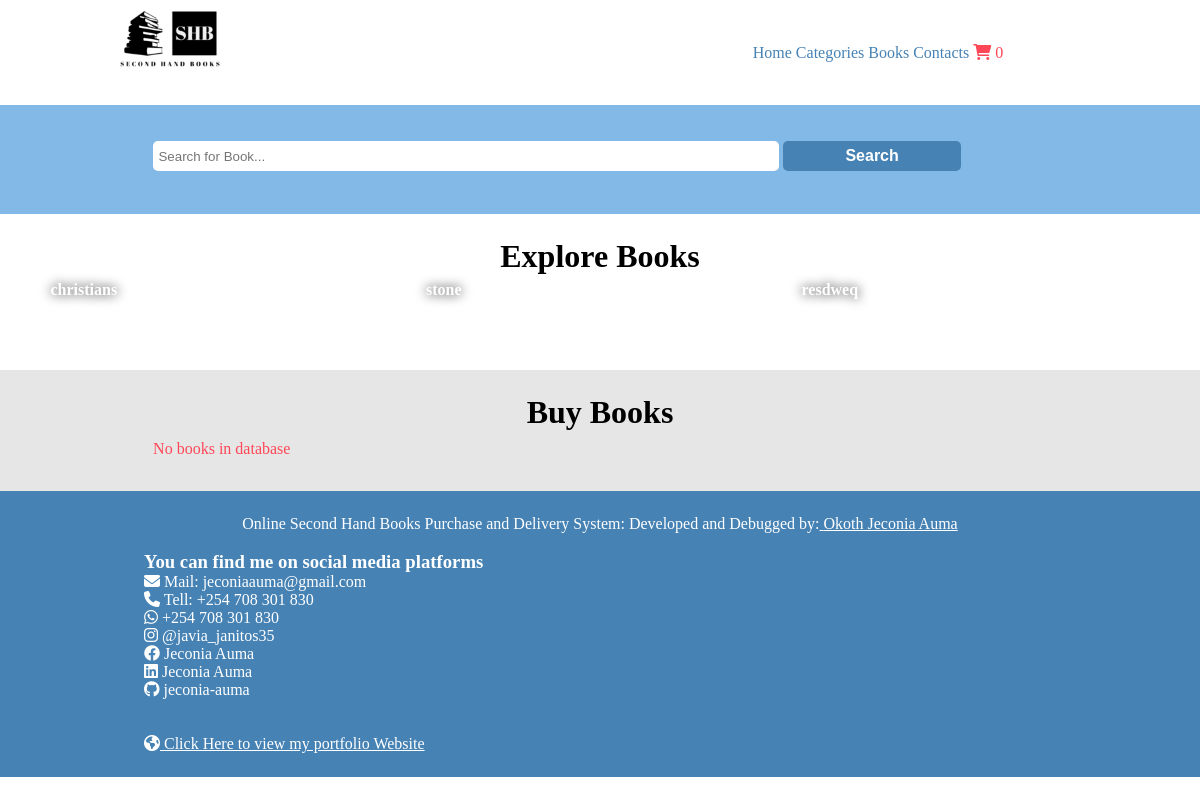
Before: / (signed in) with the older database file.
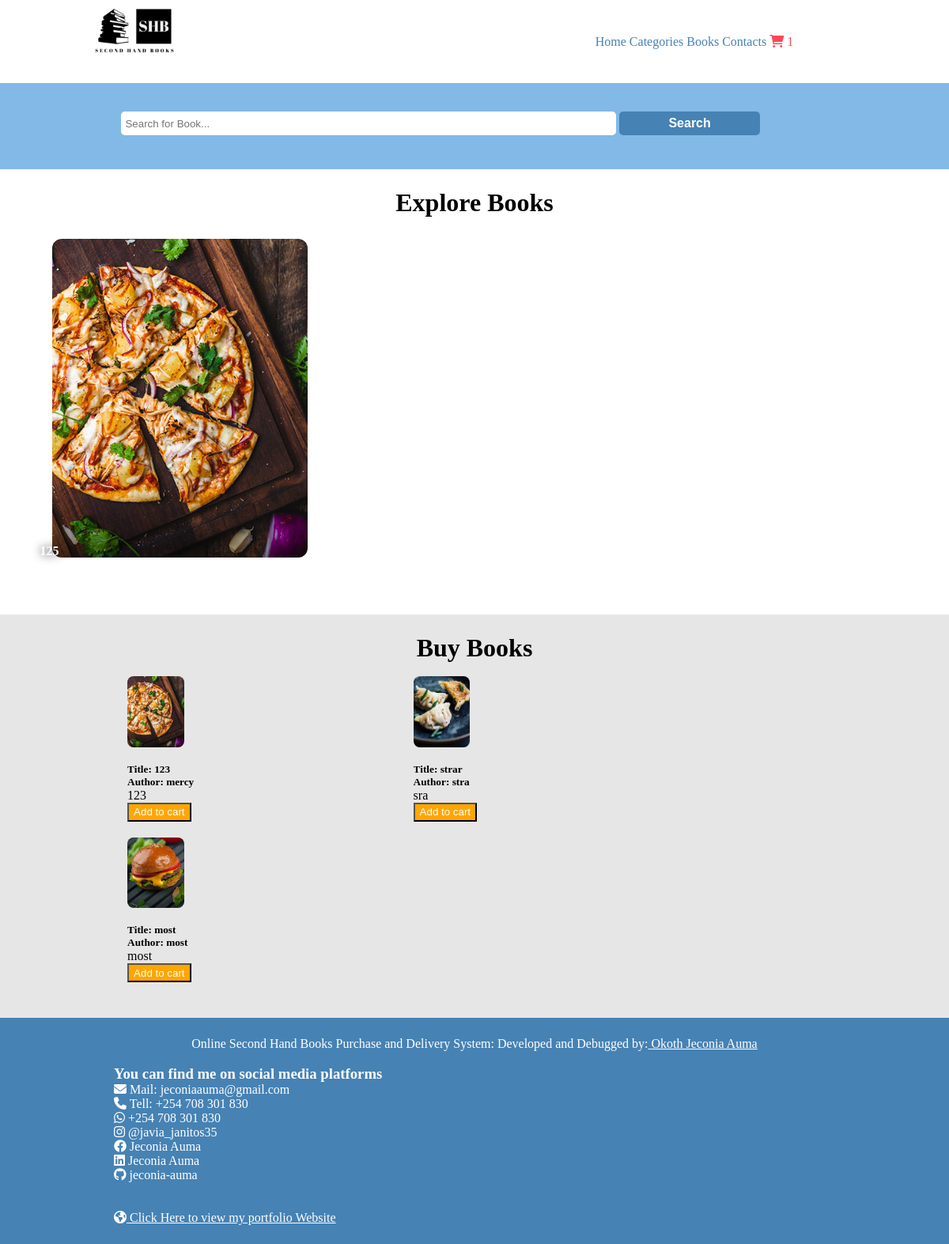
After: the same page with the newer database file.
### tables this page shows
CREATE TABLE `category` (
  `id` int(11) NOT NULL,
  `title` varchar(255) NOT NULL,
  `image_name` varchar(255) DEFAULT NULL,
  `featured` varchar(10) DEFAULT NULL,
  `active` varchar(10) DEFAULT NULL
);

CREATE TABLE `books` (
  `id` int(11) NOT NULL,
  `title` varchar(255) NOT NULL,
  `author` varchar(255) DEFAULT NULL,
  `description` text DEFAULT NULL,
  `price` decimal(10,2) NOT NULL,
  `image_name` varchar(255) DEFAULT NULL,
  `category_id` int(11) DEFAULT NULL,
  `featured` varchar(10) DEFAULT NULL,
  `active` varchar(10) DEFAULT NULL,
  `total` int(11) DEFAULT NULL
);

### index.php (the view, shortened to what this page needs)
<?php include("partials-front/menu.php"); ?>
<?php include("partials-front/search.php");?>
<div class="category">
    <div class="wrapper">
        <h1 class="text-center">Explore Books</h1>
        <?php
            $sql = "SELECT * FROM category WHERE featured='yes' AND active='yes' LIMIT 3";
            $res = mysqli_query($conn, $sql);
            if($res == TRUE){
                $count = mysqli_num_rows($res);
                if($count > 0){
                    while($row = mysqli_fetch_assoc($res)){
                        $title = $row['title'];
                        $image_name = $row['image_name'];
                        ?>
                            <div class="category-items">
                                <a href="">
                                    <img src="<?php echo SITEURL; ?>images/category/<?php echo $image_name; ?>" alt="">
                                    <div class="category-title text-center">
                                        <span><?php echo $title; ?></span>
                                    </div>
                                </a>
                            </div>
                        <?php
                    }
                }else{
                    echo "<div class='error text-center'>No Category Available</div>";
                }
            }
        ?>
    </div>
</div>
<div class="container">
    <div class="wrapper">
        <h1 class="text-center">Buy Books</h1>
        <div class="book">
            <?php
                $sql2 = "SELECT * FROM books WHERE featured='yes' AND active='yes' LIMIT 8";
                $res2 = mysqli_query($conn, $sql2);
                if($res2 == TRUE){
                    $count2 = mysqli_num_rows($res2);
                    if($count2 > 0){
                        while($row2 = mysqli_fetch_assoc($res2)){
                            $title = $row2['title'];
                            $author = $row2['author'];
                            $description = $row2['description'];
                            $image_name = $row2['image_name'];
                            ?>
                                <form action="" method="post">
                                    <div class="image">
                                        <img src="<?php echo SITEURL;?>images/books/<?php echo $image_name; ?>">
                                    </div>
                                    <div class="book-details">
                                        <h5>Title: <?php echo $title;?></h5>
                                        <h5>Author: <?php echo $author;?></h5>
                                        <p><?php echo $description;?></p>
                                        <input type="submit" value="Add to cart" class="btn-add-to-cart">
                                    </div>
                                </form>
                            <?php
                        }
                    }else{
                        echo "<div class='error'>No books in database</div>";
                    }
                }else{
                    echo "<div class='error'>Failed to get books from database</div>";
                }
            ?>
        </div>
    </div>
</div>
<?php include("partials-front/footer.php"); ?>

### partials-front/menu.php (shortened to what this page needs)
<?php
    include("config/constants.php");
?>
<!DOCTYPE html>
<html lang="en">
<head>
    <link rel="stylesheet" href="fonts/css/all.css">
    <link rel="stylesheet" href="css/style.css">
</head>
<body>
    <div class="header text-center">
        <div class="wrapper">
            <div class="logo">
                <img src="images/icons/logo2.png" alt="" width="100">
            </div>
            <div class="menu">
                <ul>
                    <li><a href="<?php echo SITEURL; ?>">Home</a></li>
                    <li><a href="<?php echo SITEURL; ?>category.php">Categories</a></li>
                    <li><a href="<?php echo SITEURL; ?>books.php">Books</a></li>
                    <li><a href="<?php echo SITEURL; ?>contacts.php">Contacts</a></li>
                    <li><a href="<?php echo SITEURL; ?>cart.php"><i class="fa-solid fa-shopping-cart error"></i>
                        <?php
                            $sql_cart = "SELECT * FROM cart where user_id = 12";
                            $res_cart = mysqli_query($conn, $sql_cart);
                            if($res_cart == TRUE){
                                $count_cart = mysqli_num_rows($res_cart);
                                ?>
                                    <span class="error"><?php echo $count_cart;?></span>
                                <?php
                            }else{
                                echo "Database did not execute the query";
                            }
                        ?>
                    </a></li>
                </ul>
            </div>
        </div>
    </div>

### partials-front/search.php (shortened to what this page needs)
<div class="search">
    <div class="wrapper">
        <form action="" method="post">
            <input type="text" name="search" placeholder="Search for Book...">
            <input type="submit" value="Search" name="Submit">
        </form>
    </div>
</div>

### partials-front/footer.php
<div class="footer">
        <div class="wrapper">
            <p class="text-center">Online Second Hand Books Purchase and Delivery System: Developed and Debugged by:<a href="developer_details/cv/index.html"> Okoth Jeconia Auma</a></p>
            <br>
            <h3>You can find me on social media platforms</h3>
            <a href="mailto: jeconiaauma@gmail.com" class="blocker"><i class="fa-solid fa-envelope"></i> Mail: jeconiaauma@gmail.com</a>
            <a href="tel: +254708301830" class="blocker"><i class="fa-solid fa-phone"></i> Tell: +254 708 301 830</a>
            <a href="https://wa.me/+254708301830" class="blocker"><i class="fa-brands fa-whatsapp"></i> +254 708 301 830</a>
            <a href="https://www.instagram.com/javia_janitos35/" class="blocker"><i class="fa-brands fa-instagram"></i> @javia_janitos35</a>
            <a href="https://www.facebook.com/profile.php?id=100077567292588" class="blocker"><i class="fa-brands fa-facebook"></i> Jeconia Auma</a>
            <a href="https://www.linkedin.com/in/jeconia-auma" class="blocker"><i class="fa-brands fa-linkedin"></i> Jeconia Auma</a>
            <a href="https://github.com/jeconia-auma" class="blocker"><i class="fa-brands fa-github"></i> jeconia-auma</a>
            <br><br>
            <a href="developer_details/cv/index.html"><i class="fa-solid fa-earth"></i> Click Here to view my portfolio Website</a>
        </div>
    </div>
</body>
</html>

### css/style.css (style rules this page uses)
* { padding: 0; margin: 0; box-sizing: border-box; }
.container { background-color: rgb(230, 230, 230); }
.wrapper { width: 80%; padding: 2%; margin: 0 auto; }
.text-center { text-align: center; }
.btn-add-to-cart { padding: 1% 6px; background-color: #ffa600; text-decoration: none; color: #fff; display: inline-block; }
.error { color: #ff4757; }
.header { width: 100vw; }
.header .wrapper { padding: 0; }
.header .logo, .header .menu { display: block; margin: 1%; }
.header .menu ul { list-style-type: none; }
.header .menu ul li { display: inline-block; }
.header .menu ul li a:link, .header .menu ul li a:visited { text-decoration: none; color:steelblue; transition: all .3s ease-in; }
.search { width: 100vw; background-color: rgb(130, 185, 230); padding: 1%; }
.search form { width: 100%; }
.search .wrapper form input { display: block; width: 100%; margin-bottom: .5em; outline: none; border: none; border-radius: 5px; height: 30px; }
.search .wrapper form input[type="text"] { padding-left: .4em; }
.search .wrapper form input[type="submit"] { background-color: steelblue; color: white; font-weight: bold; font-size: 1em; cursor: pointer; }
.category, .category .wrapper .category-items { width: 100%; display: block; }
.category .wrapper .category-items a { border-radius: 12px; position: relative; margin: 1em; }
.category-items a .category-title { position: absolute; width: 100%; bottom: 20px; }
.category .wrapper .category-items a:focus, .category .wrapper .category-items a:active, .category .wrapper .category-items a:link, .category .wrapper .category-items a:visited { width: 100%; border-radius: 12px; padding: 0; text-decoration: none; text-shadow: 0 0 12px black; color: #fff; font-size: 1em; font-weight: bold; }
.category .wrapper .category-items img { width: 100%; border-radius: 12px; padding: 0; }
.book { padding: 1%; width: 100%; }
.book form { width: fit-content; display: block; }
.book form .image { width: 20%; border-radius: 4px; margin: 8px; }
.book form .image img { border-radius: 8px; width: 100%; }
.book form .book-details { width: 70%; margin: 8px; overflow: auto; }
.book form .image, .book form .book-details { display: inline-block; margin: 8px; }
.footer { background-color: steelblue; color: white; }
.footer .wrapper a:link,.footer .wrapper a:visited { color: #fff; }
.footer .blocker { display: block; text-decoration: none; }
@media only screen and (min-width: 760px) { .header .logo { width: 30%; text-align: left; margin-left: 0; } }
@media only screen and (min-width: 760px) { .header .menu { width: 60%; height: 86px; display: flex; flex-direction: row; justify-content: end; align-items: center; } }
@media only screen and (min-width: 760px) { .header .logo, .header .menu { float: left; } }
@media only screen and (min-width: 760px) { .search .wrapper form input[type="text"] { width: 70%; } }
@media only screen and (min-width: 760px) { .search .wrapper form input[type="submit"] { width: 20%; } }
@media only screen and (min-width: 760px) { .search .wrapper form input { display: inline-block; } }
@media only screen and (min-width: 760px) { .category .wrapper { width: 100%; } }
@media only screen and (min-width: 760px) { .category .wrapper .category-items { width: 28%; float: left; margin: 2.3%; } }
@media only screen and (min-width: 760px) { .book form { width: 40%; display: inline-block; } }

Changed rows visible on the page:
removed category: title "christians"
removed category: title "stone"
removed category: title "resdweq"
added category: image_name (picture), title "125"
added books: image_name (picture), title "123", author "mercy", description "123"
added books: image_name (picture), title "strar", author "stra", description "sra"
added books: image_name (picture), title "most", author "most", description "most"
Other visible differences:
$count_cart: "0" → "1"
text no longer shown: "No books in database"
